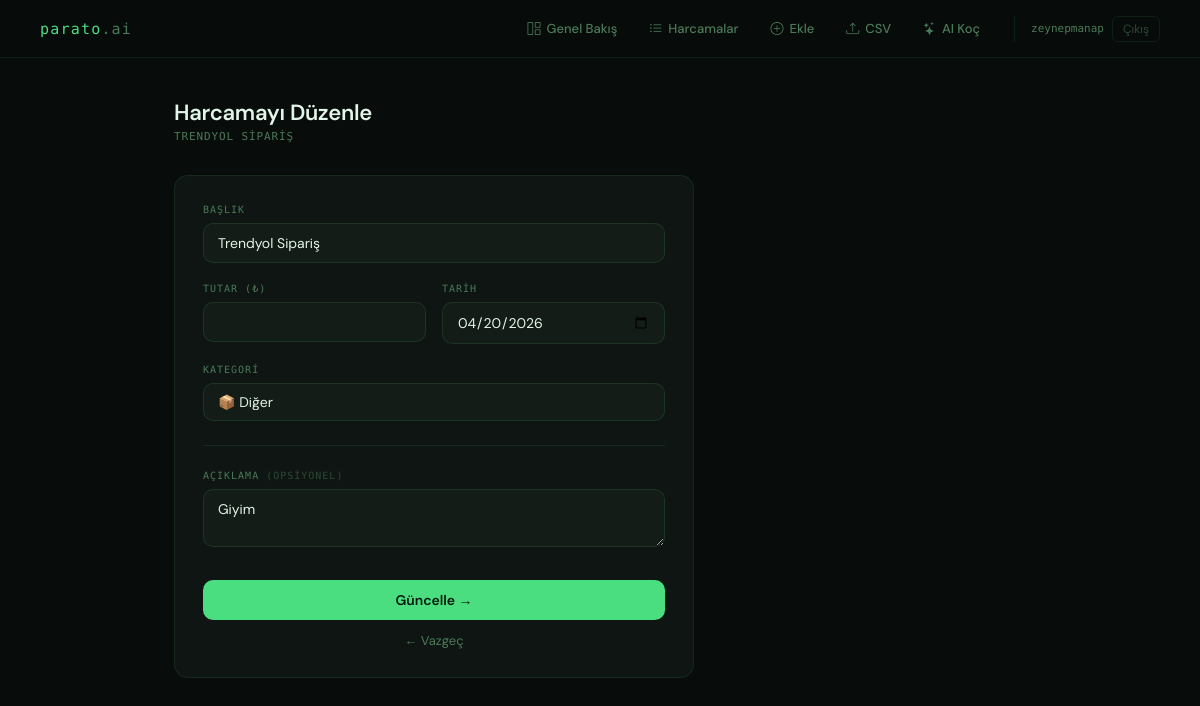
/harcamalar/21/duzenle/ (signed in), run on the app's committed database.
### tracker/models.py (models this page shows, shortened)
class Harcama(models.Model):
    kullanici = models.ForeignKey(User, on_delete=models.CASCADE)
    baslik = models.CharField(max_length=200)
    tutar = models.DecimalField(max_digits=10, decimal_places=2)
    kategori = models.CharField(max_length=20, choices=Kategori.choices, default=Kategori.DIGER)
    tarih = models.DateField()
    aciklama = models.TextField(blank=True)
    olusturulma = models.DateTimeField(auto_now_add=True)
    class Meta:
        ordering = ['-tarih']

### tracker/views.py (the view, shortened to what this page needs)
# urls.py: path('harcamalar/<int:pk>/duzenle/', views.harcama_duzenle, name='harcama_duzenle'),
@login_required
def harcama_duzenle(request, pk):
    harcama = Harcama.objects.get(pk=pk, kullanici=request.user)
    return render(request, 'tracker/harcama_duzenle.html', {'harcama': harcama})

### tracker/templates/tracker/harcama_duzenle.html (shortened to what this page needs)
{% extends 'tracker/base.html' %}
{% block content %}
<div class="page-header">
  <h1>Harcamayı Düzenle</h1>
  <p>{{ harcama.baslik }}</p>
</div>
<div class="form-card">
  <form method="post">
    <div class="form-group">
      <label class="form-label">Başlık</label>
      <input type="text" name="baslik" class="form-control" value="{{ harcama.baslik }}" required>
    </div>
    <div class="form-row">
      <div class="form-group">
        <label class="form-label">Tutar (₺)</label>
        <input type="number" name="tutar" class="form-control" value="{{ harcama.tutar }}" step="0.01" required>
      </div>
      <div class="form-group">
        <label class="form-label">Tarih</label>
        <input type="date" name="tarih" class="form-control" value="{{ harcama.tarih|date:'Y-m-d' }}" required>
      </div>
    </div>
    <div class="form-group">
      <label class="form-label">Kategori</label>
      <select name="kategori" class="form-select">
        <option value="diger" {% if harcama.kategori == 'diger' %}selected{% endif %}>📦 Diğer</option>
      </select>
    </div>
    <hr class="divider">
    <div class="form-group">
      <label class="form-label">Açıklama <span style="color:var(--text-dim)">(opsiyonel)</span></label>
      <textarea name="aciklama" class="form-control" rows="2">{{ harcama.aciklama }}</textarea>
    </div>
    <button type="submit" class="btn-submit">Güncelle →</button>
    <a href="{% url 'harcama_listesi' %}" class="btn-cancel">← Vazgeç</a>
  </form>
</div>
{% endblock %}

### tracker/templates/tracker/base.html (shortened to what this page needs)
<!DOCTYPE html>
<html lang="tr">
<head>
  <link href="https://cdn.jsdelivr.net/npm/bootstrap-icons@1.11.0/font/bootstrap-icons.css" rel="stylesheet">
</head>
<body>
<nav>
  <a class="nav-logo" href="{% url 'dashboard' %}">parato<span>.ai</span></a>
  <div class="nav-right">
    {% if request.user.is_authenticated %}
    <div class="nav-links">
      <a href="{% url 'dashboard' %}" class="{% if request.resolver_match.url_name == 'dashboard' %}active{% endif %}">
        <i class="bi bi-grid-1x2"></i> Genel Bakış
      </a>
      <a href="{% url 'harcama_listesi' %}" class="{% if request.resolver_match.url_name == 'harcama_listesi' %}active{% endif %}">
        <i class="bi bi-list-ul"></i> Harcamalar
      </a>
      <a href="{% url 'harcama_ekle' %}" class="{% if request.resolver_match.url_name == 'harcama_ekle' %}active{% endif %}">
        <i class="bi bi-plus-circle"></i> Ekle
      </a>
      <a href="{% url 'csv_yukle' %}" class="{% if request.resolver_match.url_name == 'csv_yukle' %}active{% endif %}">
        <i class="bi bi-upload"></i> CSV
      </a>
      <a href="{% url 'ai_analiz' %}" class="{% if request.resolver_match.url_name == 'ai_analiz' %}active{% endif %}">
        <i class="bi bi-stars"></i> AI Koç
      </a>
    </div>
    <div class="nav-user">
      <span>{{ request.user.username }}</span>
      <a href="{% url 'cikis' %}">Çıkış</a>
    </div>
    {% endif %}
  </div>
</nav>
<main>
  {% block content %}{% endblock %}
</main>
</body>
</html>

### tracker/templates/tracker/base.html (style rules this page uses)
*, *::before, *::after { box-sizing: border-box; margin: 0; padding: 0; }
:root { --bg: #080c0a; --surface: #0e1512; --surface2: #141c17; --border: rgba(74,222,128,0.1); --green: #4ade80; --text: #e2f5e9; --text-muted: #4a7a58; --text-dim: #2a4a35; --mono: 'DM Mono', monospace; --sans: 'DM Sans', sans-serif; }
body { background: var(--bg); font-family: var(--sans); color: var(--text); min-height: 100vh; }
nav { border-bottom: 1px solid var(--border); padding: 0 40px; display: flex; align-items: center; justify-content: space-between; height: 58px; position: sticky; top: 0; background: rgba(8,12,10,0.92); backdrop-filter: blur(12px); z-index: 100; }
.nav-logo { font-family: var(--mono); font-size: 15px; font-weight: 500; color: var(--green); letter-spacing: 0.08em; text-decoration: none; }
.nav-logo span { color: var(--text-muted); }
.nav-right { display: flex; align-items: center; gap: 4px; }
.nav-links { display: flex; gap: 4px; }
.nav-links a { font-size: 13px; font-weight: 500; color: var(--text-muted); text-decoration: none; padding: 6px 14px; border-radius: 8px; transition: all 0.15s; display: flex; align-items: center; gap: 6px; }
.nav-user { display: flex; align-items: center; gap: 8px; margin-left: 16px; padding-left: 16px; border-left: 1px solid var(--border); }
.nav-user span { font-family: var(--mono); font-size: 11px; color: var(--text-muted); }
.nav-user a { font-size: 12px; color: var(--text-dim); text-decoration: none; padding: 4px 10px; border: 1px solid var(--border); border-radius: 6px; transition: all 0.15s; }
main { max-width: 900px; margin: 0 auto; padding: 40px 24px; }

### tracker/templates/tracker/harcama_duzenle.html (style rules this page uses)
.page-header { margin-bottom: 32px; }
.page-header h1 { font-size: 22px; font-weight: 600; color: var(--text); letter-spacing: -0.3px; }
.page-header p { font-family: var(--mono); font-size: 11px; color: var(--text-muted); margin-top: 3px; letter-spacing: 0.08em; text-transform: uppercase; }
.form-card { background: var(--surface); border: 1px solid var(--border); border-radius: 14px; padding: 28px; max-width: 520px; }
.form-label { display: block; font-family: var(--mono); font-size: 10px; letter-spacing: 0.1em; text-transform: uppercase; color: var(--text-muted); margin-bottom: 8px; }
.form-group { margin-bottom: 20px; }
.form-control, .form-select { width: 100%; background: var(--surface2); border: 1px solid rgba(74,222,128,0.12); border-radius: 10px; padding: 10px 14px; font-family: var(--sans); font-size: 14px; color: var(--text); outline: none; transition: border-color 0.15s; appearance: none; }
.form-row { display: grid; grid-template-columns: 1fr 1fr; gap: 16px; }
.btn-submit { background: var(--green); color: #041a0c; border: none; padding: 11px; border-radius: 10px; font-family: var(--sans); font-weight: 600; font-size: 14px; cursor: pointer; transition: all 0.15s; width: 100%; margin-top: 8px; }
.btn-cancel { display: block; text-align: center; margin-top: 12px; font-size: 13px; color: var(--text-muted); text-decoration: none; }
.divider { border: none; border-top: 1px solid var(--border); margin: 24px 0; }

### data on the page
Harcama: baslik "TRENDYOL SIPARIŞ", baslik "Trendyol Sipariş", tarih "04/20/2026", kategori "📦 Diğer", aciklama "Giyim"

### other printed values
{{ request.user.username }} "zeynepmanap"
